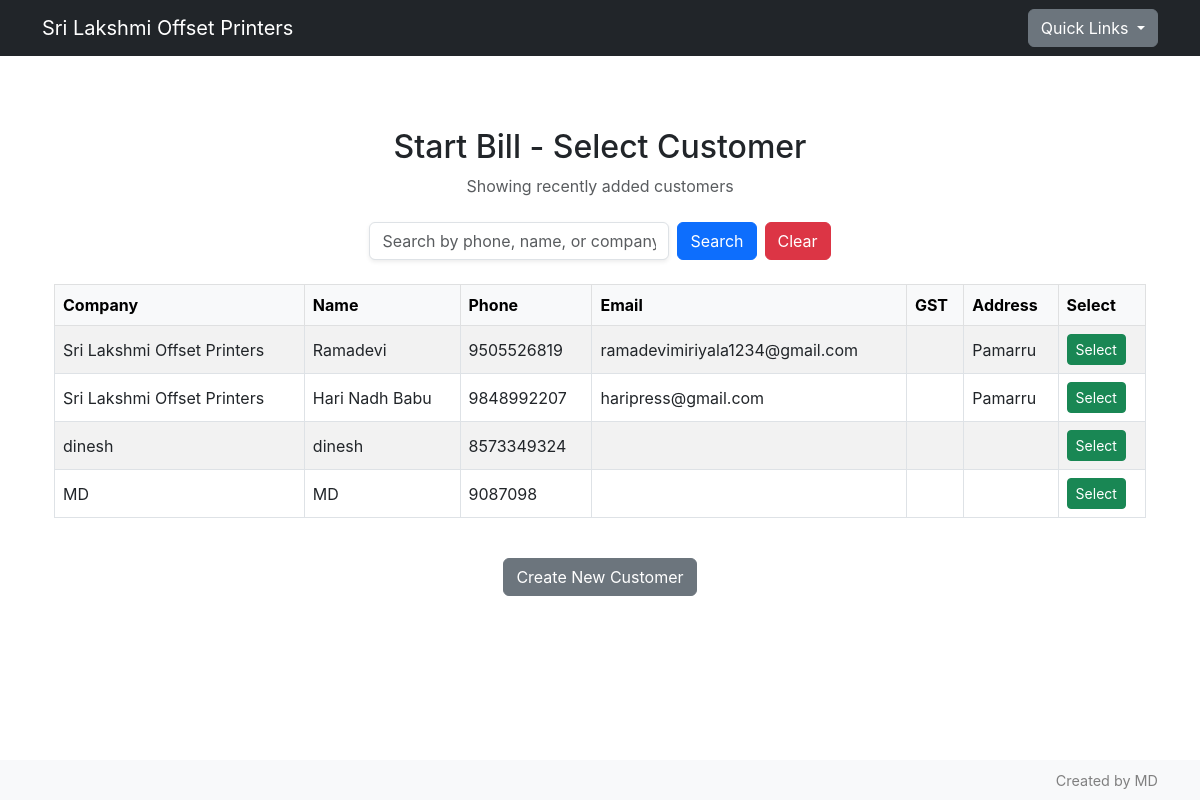
/select_customer, run on an earlier commit of the app's database.
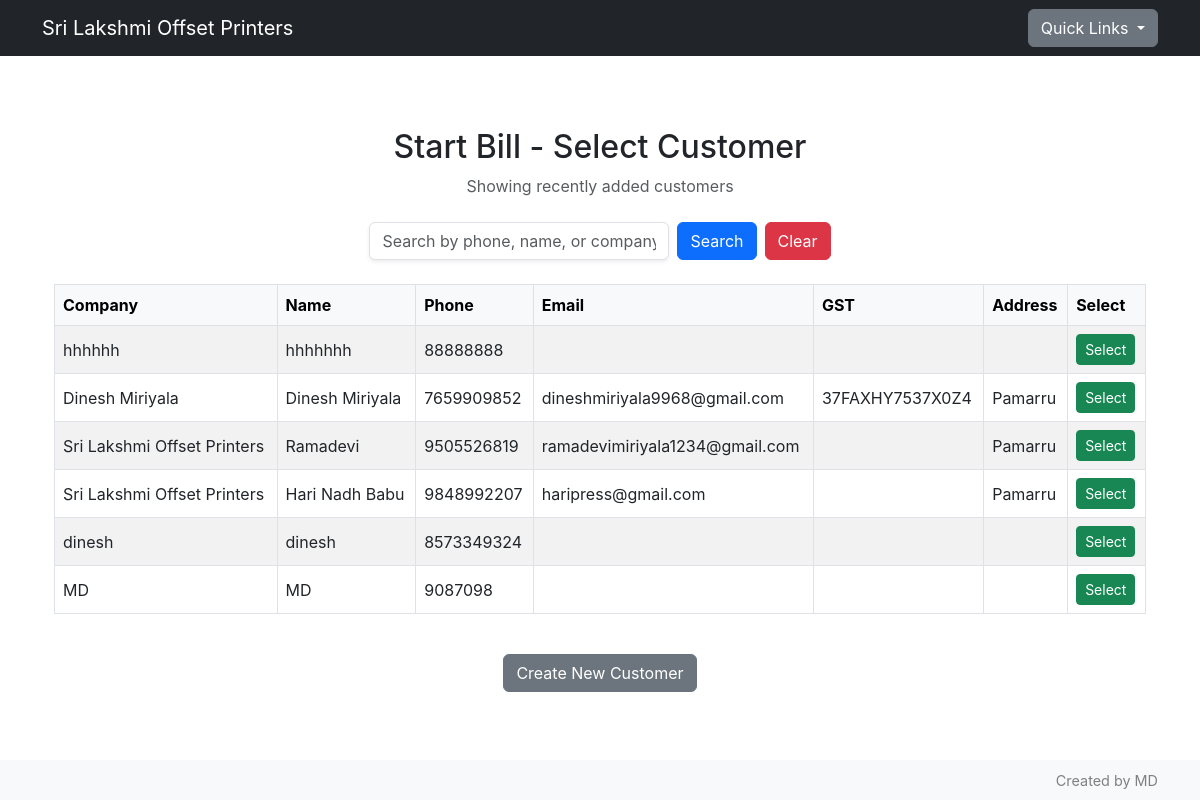
And on a later commit of the database.
### db/models.py (models this page shows)
class customer(db.Model):
    id = db.Column(db.Integer, primary_key=True)
    name = db.Column(db.String(50), nullable=False)
    company = db.Column(db.String(50))
    phone = db.Column(db.String(50), nullable=False, unique=True)
    email = db.Column(db.String(50))
    gst = db.Column(db.String(30))
    address = db.Column(db.Text)
    businessType = db.Column(db.String(50))
    invoices = db.relationship("invoice", backref="customer", lazy= True)
    createdAt = db.Column(db.DateTime, default=datetime.utcnow())

### app.py (the view)
@app.route('/select_customer', methods=['GET', 'POST'])
def select_customer():
    if request.method == 'POST':
        phone = request.form.get('customer')
        sel = customer.query.filter_by(phone=phone).first_or_404()
        return render_template('create_bill.html', customer=sel, inventory=item.query.all())
    q = (request.args.get('q') or '').strip()
    if q:
        like = f"%{q}%"
        customers = (customer.query
                     .filter((customer.phone.ilike(like)) |
                             (customer.name.ilike(like))  |
                             (customer.company.ilike(like)))
                     .order_by(customer.id.desc())
                     .limit(100)
                     .all())
    else:
        customers = (customer.query
                     .order_by(customer.id.desc())
                     .limit(25)
                     .all())
    return render_template('select_customer.html', customers=customers)

### templates/select_customer.html (shortened to what this page needs)
{% extends 'base.html' %}
{% block content %}
<div class="container py-4">
  <h2 class="mb-2 text-center">Start Bill - Select Customer</h2>
  {% if not request.args.get('q') %}
    <p class="text-center text-muted mb-4">Showing recently added customers</p>
  {% else %}
    <p class="text-center text-muted mb-4">Search results</p>
  {% endif %}
  <form method="GET" action="{{ url_for('select_customer') }}" class="row g-2 mb-4 justify-content-center align-items-end">
    <div class="col-auto">
      <input type="text" name="q" class="form-control shadow-sm" style="min-width: 300px;" placeholder="Search by phone, name, or company" value="{{ request.args.get('q', '') }}">
    </div>
    <div class="col-auto">
      <button type="submit" class="btn btn-primary">Search</button>
    </div>
    <div class="col-auto">
      <a href="{{ url_for('select_customer') }}" class="btn btn-danger">Clear</a>
    </div>
  </form>
  {% if customers %}
    <div class="table-responsive">
      <table class="table table-striped table-bordered align-middle text-start">
        <thead class="table-light">
          <tr>
            <th>Company</th>
            <th>Name</th>
            <th>Phone</th>
            <th>Email</th>
            <th>GST</th>
            <th>Address</th>
            <th>Select</th>
          </tr>
        </thead>
        <tbody>
          {% for c in customers %}
          <tr>
            <td>{{ c.company }}</td>
            <td>{{ c.name }}</td>
            <td>{{ c.phone }}</td>
            <td>{{ c.email }}</td>
            <td>{{ c.gst }}</td>
            <td>{{ c.address }}</td>
            <td>
              <form method="POST" action="{{ url_for('start_bill') }}">
                <button type="submit" class="btn btn-sm btn-success">Select</button>
              </form>
            </td>
          </tr>
          {% endfor %}
        </tbody>
      </table>
    </div>
  {% elif request.args.get('q') %}
    <p class="text-center text-muted">No customers found for your search.</p>
  {% endif %}
  <div class="text-center mt-4">
    <a href="/create_customers?next_url=/create-bill&bill_generation=true" class="btn btn-secondary">Create New Customer</a>
  </div>
</div>
{% endblock %}

What changed in the data, as far as the page shows it:
added customer: company "hhhhhh", name "hhhhhhh", phone "88888888"
added customer: company "Dinesh Miriyala", name "Dinesh Miriyala", phone "7659909852", email "dineshmiriyala9968@gmail.com", gst "37FAXHY7537X0Z4", address "Pamarru"
